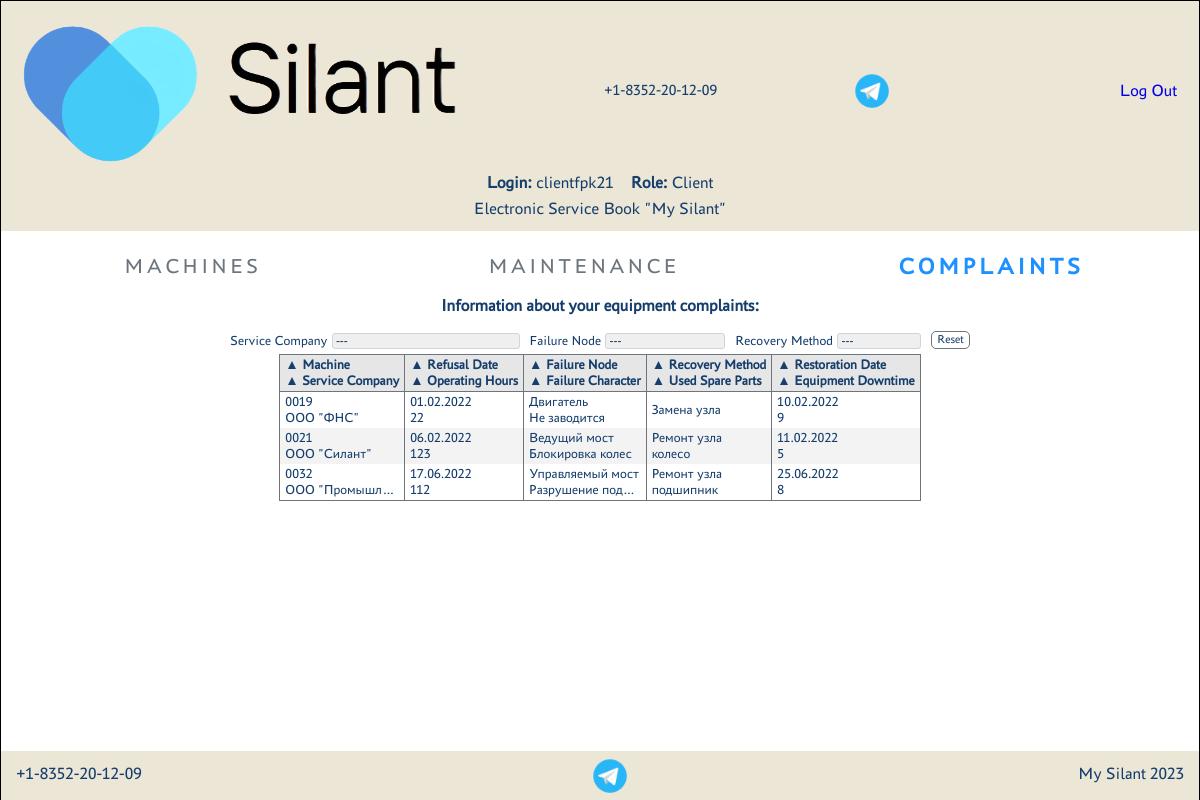
/complaints (signed in), run on the app's committed database.
### services/models.py (models this page shows, shortened)
class Complaints(models.Model):
    car = models.ForeignKey(Car, on_delete=models.CASCADE, verbose_name='Car')
    service_company = models.ForeignKey(Service_company, on_delete=models.CASCADE, verbose_name='Service organization')
    date_of_refusal = models.DateField(verbose_name='Date of refusal')
    operating_time = models.IntegerField(verbose_name='Operating hours m/hour')
    failure_node = models.TextField(verbose_name='Failure node')
    description_failure = models.ForeignKey(Description_failure, on_delete=models.CASCADE, verbose_name='Nature of failure')
    recovery_method = models.ForeignKey(Recovery_method, on_delete=models.CASCADE, verbose_name='Recovery method')
    parts_used = models.TextField(blank=True, verbose_name='Spare parts used')
    date_of_restoration = models.DateField(verbose_name='Restore date')
    equipment_downtime = models.TextField(verbose_name='Equipment downtime')
    class Meta:
        verbose_name = 'Complaints'
        verbose_name_plural = 'Complaints'
        ordering = ['date_of_refusal']

class Car(models.Model):
    factory_number = models.TextField(max_length=17, unique=True, db_index=True, verbose_name='Factory number')
    technique_model = models.ForeignKey(Technique_model, on_delete=models.CASCADE, db_index=True, verbose_name='Vehicle model')
    engine_model = models.ForeignKey(Engine_model, on_delete=models.CASCADE, db_index=True, verbose_name='Engine model')
    engine_number = models.TextField(max_length=17, verbose_name='Engine number')
    transmission_model = models.ForeignKey(Transmission_model, on_delete=models.CASCADE, db_index=True, verbose_name='Transmission model')
    transmission_number = models.TextField(max_length=50, verbose_name='Transmission number')
    drive_axle_model = models.ForeignKey(Drive_axle_model, on_delete=models.CASCADE, db_index=True, verbose_name='Drive axle model')
    drive_axle_number = models.TextField(max_length=50, verbose_name='Drive axle number')
    steerable_axle_model = models.ForeignKey(Steerable_axle_model, on_delete=models.CASCADE, db_index=True, verbose_name='Steering axle model')
    steerable_axle_number = models.TextField(max_length=50, verbose_name='Steering axle number')
    supply_contract = models.TextField(max_length=50, blank=True, verbose_name='Delivery agreement No., date.')
    date_of_shipment_from_the_factory = models.DateField(db_index=True, verbose_name='Дата отгрузки с завода')
    consignee = models.TextField(max_length=50, blank=True, verbose_name='Consignee')
    delivery_address = models.TextField(max_length=300, blank=True, verbose_name='Delivery (operation) address')
    equipment = models.TextField(blank=True, verbose_name='Equipment (additional options)')
    client = models.ForeignKey(CustomUser, on_delete=models.CASCADE, null=True, blank=True, verbose_name='Client')
    service_company = models.ForeignKey(Service_company, null=True, on_delete=models.CASCADE, blank=True, verbose_name='Service organization')
    def __str__(self):
        return f'{self.factory_number}'
    class Meta:
        verbose_name = 'Car'
        verbose_name_plural = 'Cars'
        ordering = ['date_of_shipment_from_the_factory']

class Service_company(models.Model):
    user = models.OneToOneField(CustomUser, on_delete=models.CASCADE, verbose_name='Username')
    name = models.TextField(unique=True, verbose_name='Title')
    description = models.TextField(blank=True, verbose_name='Description')
    def __str__(self):
        return f'{self.name}'
    class Meta:
        verbose_name = 'Service company'
        verbose_name_plural = 'Service companies'

class Description_failure(models.Model):
    name = models.TextField(verbose_name='Title')
    description = models.TextField(blank=True, verbose_name='Description')
    def __str__(self):
        return f'{self.name}'
    class Meta:
        verbose_name = 'Nature of failure'
        verbose_name_plural = 'Nature of failures'

class Recovery_method(models.Model):
    name = models.TextField(verbose_name='Title')
    description = models.TextField(blank=True, verbose_name='Description')
    def __str__(self):
        return f'{self.name}'
    class Meta:
        verbose_name = 'Recovery method'
        verbose_name_plural = 'Recovery methods'

### services/views.py (the view, shortened to what this page needs)
# urls.py: path('complaints', ComplaintsList.as_view(), name='complaints'),
class ComplaintsList(PermissionRequiredMixin, ListView):
    permission_required = 'services.view_complaints'
    model = Complaints
    template_name = 'complaints.html'
    context_object_name = 'complaints'
    def get_context_data(self, *args, **kwargs):
        context = super().get_context_data(*args, **kwargs)
        if self.request.GET.get('clear'):
            self.request.session.pop('order_by3', None)
            self.request.session.pop('fn', None) #Failure node
            self.request.session.pop('rm', None) #Recovery method
            self.request.session.pop('sc3', None) #service company
        if self.request.GET.get('order_by'): self.request.session['order_by3'] = self.request.GET.get('order_by')
        if not 'order_by3' in self.request.session: self.request.session['order_by3'] = 'date_of_refusal'
        order_by = self.request.session['order_by3']
        if order_by in ['recovery_method', 'service_company']: order_by = order_by + "__name"
        if self.request.GET.get('fn'): self.request.session['fn'] = self.request.GET.get('fn')
        context['fn'] = self.request.session['fn'] if "fn" in self.request.session else '---'
        if self.request.GET.get('rm'): self.request.session['rm'] = self.request.GET.get('rm')
        context['rm'] = self.request.session['rm'] if "rm" in self.request.session else '---'
        if self.request.GET.get('sc'): self.request.session['sc3'] = self.request.GET.get('sc')
        context['sc'] = self.request.session['sc3'] if "sc3" in self.request.session else '---'
        qs = qs_filter = Complaints.objects.all()
        if "fn" in self.request.session:
            qs = qs.filter(failure_node=self.request.session['fn'])
        if "rm" in self.request.session:
            filter = Recovery_method.objects.get(name=self.request.session['rm'])
            qs = qs.filter(recovery_method=filter)
        if "sc3" in self.request.session:
            filter = Service_company.objects.get(name=self.request.session['sc3']).id
            qs = qs.filter(service_company=filter)
        if self.request.user.groups.filter(name='admin').exists() or self.request.user.groups.filter(name='manager').exists():
            context['failure_node'] = set(qs_filter.values_list('failure_node', flat=True))
            context['recovery_method'] = set(qs_filter.values_list('recovery_method__name', flat=True))
            context['service_company'] = set(qs_filter.values_list('service_company__name', flat=True))
            context['complaints'] = qs.order_by(order_by)
        elif self.request.user.groups.filter(name='client').exists():
            context['failure_node'] = set(qs_filter.filter(car__client=self.request.user).values_list('failure_node', flat=True))
            context['recovery_method'] = set(qs_filter.filter(car__client=self.request.user).values_list('recovery_method__name', flat=True))
            context['service_company'] = set(qs_filter.filter(car__client=self.request.user).values_list('service_company__name', flat=True))
            context['complaints'] = qs.filter(car__client=self.request.user.id).order_by(order_by)
        else:
            context['complaints'] = []
        return context

### services/templatetags/auth_extras.py (called while the page is built)
@register.filter(name='has_group')
def has_group(user, group_name):
    group = Group.objects.get(name=group_name)
    return True if group in user.groups.all() else False

### services/templates/complaints.html (shortened to what this page needs)
{% extends 'default.html' %}
{% load auth_extras %}
{% block content %}
    <div class="div_full_horizontal_content_space_around">
        <a class="button_menu " href="{% url 'info' %}" role="button">Machines</a>
        <a class="button_menu" href="{% url 'maintenance' %}" role="button">Maintenance</a>
        <a class="button_menu active" href="{% url 'complaints' %}" role="button">Complaints</a>
    </div>
    {% if complaints %}
        <h4 class="center">Information about your equipment complaints:</h4>
    {% endif %}
    <div class="left-right-wrap">
        <div class="div_item_filter">
            <span class="select_name">Service Company</span>
            <select class="select_filter" onchange="window.location.assign('?sc=' + this.value);">
                <option value="{{ sc }}">&nbsp;{{ sc }}&nbsp;</option>
            </select>
        </div>
        <div class="div_item_filter">
            <span class="select_name">Failure Node</span>
            <select class="select_filter" onchange="window.location.assign('?fn=' + this value);">
                <option value="{{ fn }}">&nbsp;{{ fn }}&nbsp;</option>
            </select>
        </div>
        <div class="div_item_filter">
            <span class="select_name">Recovery Method</span>
            <select class="select_filter" onchange="window.location.assign('?rm=' + this.value);">
                <option value="{{ rm }}">&nbsp;{{ rm }}&nbsp;</option>
            </select>
        </div>
        <div class="div_item_filter">
            <a title="Clear Filters" class="button_reset" href="?clear=clear" role="button">Reset</a>
        </div>
    </div>
    {% if complaints %}
        <table class="small_font">
        <tr>
            <th><a title="Sort" href="?order_by=car">&#9650; </a>Machine<br>
                <a title="Sort" href="?order_by=service_company">&#9650; </a>Service Company</th>
            <th><a title="Sort" href="?order_by=date_of_refusal">&#9650; </a>Refusal Date<br>
                <a title="Sort" href="?order_by=operating_time">&#9650; </a>Operating Hours</th>
            <th><a title="Sort" href="?order_by=failure_node">&#9650; </a>Failure Node<br>
                <a title="Sort" href="?order_by=description_failure">&#9650; </a>Failure Character</th>
            <th><a title="Sort" href="?order_by=recovery_method">&#9650; </a>Recovery Method<br>
                <a title="Sort" href="?order_by=parts_used">&#9650; </a>Used Spare Parts</th>
            <th><a title="Sort" href="?order_by=date_of_restoration">&#9650; </a>Restoration Date<br>
                <a title="Sort" href="?order_by=equipment_downtime">&#9650; </a>Equipment Downtime</th>
        </tr>
        {% for complaint in complaints %}
            <tr onclick="window.location.href='/complaints/{{ complaint.id }}'; return false" class="table_tr">
                <td class="td_slim">{{ complaint.car }}<br>
                    {{ complaint.service_company }}</td>
                <td class="td_slim">{{ complaint.date_of_refusal|date:"d.m.Y" }}<br>
                    {{ complaint.operating_time }}</td>
                <td class="td_slim">{{ complaint.failure_node }}<br>
                    {{ complaint.description_failure }}</td>
                <td class="td_slim">{{ complaint.recovery_method }}<br>
                    {{ complaint.parts_used }}</td>
                <td class="td_slim">{{ complaint.date_of_restoration|date:"d.m.Y" }}<br>
                    {{ complaint.equipment_downtime }}</td>
            </tr>
        {% endfor %}
        </table>
    {% endif %}
{% endblock content %}

### services/templates/fragments/username_group.html
{% load auth_extras %}
{% if user.is_authenticated %}
    <div class="center">
        <div><b>Login:</b> {{ user.username }}&emsp;</div>
        <div>
            <b>Role:</b>
            {% if request.user|has_group:"client" %}
                Client
            {% elif request.user|has_group:"service" %}
                Service Company
            {% elif request.user|has_group:"manager" %}
                Manager
            {% elif request.user|has_group:"admin" %}
                Administrator
            {% endif %}
        </div>
    </div>
{% else %}
        <div class="center"><p>You are not authenticated</p></div>
{% endif %}

### static/css/style.css (style rules this page uses)
:root { --silant_black: #163E6C; --silant_red: #D20A11; --silant_beige: #EBE6D6; --silant_grey: #6c757d; --silant_light_grey: #e6e6e6; --silant_cell_grey: #f3f3f3; }
* { margin: 0; padding: 0; }
html { font-family: "PT-Astra-Sans_Regular"; line-height: 1.5; -webkit-text-size-adjust: 100%; -ms-text-size-adjust: 100%; -moz-text-size-adjust: 100%; -ms-overflow-style: scrollbar; -webkit-tap-highlight-color: rgba(0, 0, 0, 0); }
body { height: 100%; font-weight: 400; line-height: 1.5; color: var(--silant_black); }
h1, h2, h3, h4, h5, h6 { margin-top: 0; margin-bottom: 0.5rem; }
a { text-decoration: none !important; }
select { color: var(--silant_black); border: 1px solid #ced4da; border-radius: 0.25rem; }
.select_name { font-size: 0.8em; }
.select_filter { -webkit-appearance: none; appearance: none; padding: 0 5px 0 0; font-size: 0.7em; border-radius: 3px; }
.div_item_filter { width: fit-content; margin: auto 5px; }
.button_reset { border: 1px solid var(--silant_grey); text-decoration: none; border-radius: 5px; color: var(--silant_black); background: transparent; font-size: 0.7em; cursor: pointer; padding: 0 5px 2px 5px; }
table { border-bottom: 1px solid var(--silant_grey); border-top: 1px solid var(--silant_grey); border-collapse: collapse; text-align: left; border-spacing: 0; display: block; overflow-x: auto; max-width: fit-content; margin: auto; }
th { border-bottom: 1px solid var(--silant_grey); background-color: var(--silant_light_grey); padding: 2px 2px; white-space: nowrap; }
table a { text-decoration: none; color: var(--silant_black); }
th,td { padding: 2px 5px; border-right: 1px solid var(--silant_grey); border-left: 1px solid var(--silant_grey); }
.td_slim { max-width: 100px; overflow: hidden; text-overflow: ellipsis; white-space: nowrap; cursor: pointer; }
tr:nth-child(odd) { background: var(--silant_cell_grey); }
.small_font { font-size: 0.8em; }
.center { display: -webkit-flex; display: flex; justify-content: center; text-align: center; }
.left-right-wrap { display: -webkit-flex; display: flex; -webkit-flex-wrap: wrap; flex-wrap: wrap; justify-content: center; margin: 2px 0; }
.button_menu { color: var(--silant_grey); font-weight: 400; display: inline-block; text-decoration: none; text-transform: uppercase; letter-spacing: .2rem; border: none; padding: 10px 15px; border-radius: 9px; transition: 0.2s; }
.button_menu.active { color: #1e90ff; font-weight: 600; transform: scale(1.1); }
.div_full_horizontal_content_space_around { display: -webkit-flex; display: flex; justify-content: space-around; align-items: center; }

### static/css/mobile.css (style rules this page uses)
html { font-size: 15px; }

### static/css/760.css (style rules this page uses)
html { font-size: 17px; }
.button_menu { font-size: 21px; }

### static/css/360.css (style rules this page uses)
html { font-size: 15px; }
.button_menu { font-size: 16px; }

### static/css/1366.css (style rules this page uses)
html { font-size: 18px; }
.button_menu { font-size: 22px; }

### static/css/1536.css (style rules this page uses)
html { font-size: 19px; }
.button_menu { font-size: 23px; }

### data on the page
Complaints: car "0019", service_company "ООО \"ФНС\"", date_of_refusal "01.02.2022", operating_time "22", failure_node "Двигатель", description_failure "Не заводится", recovery_method "Замена узла", date_of_restoration "10.02.2022", equipment_downtime "9"
Complaints: car "0021", service_company "ООО \"Силант\"", date_of_refusal "06.02.2022", operating_time "123", failure_node "Ведущий мост", description_failure "Блокировка колес", recovery_method "Ремонт узла", parts_used "колесо", date_of_restoration "11.02.2022", equipment_downtime "5"
Complaints: car "0032", service_company "ООО \"Промышл…", date_of_refusal "17.06.2022", operating_time "112", failure_node "Управляемый мо…", description_failure "Разрушение под…", recovery_method "Ремонт узла", parts_used "подшипник", date_of_restoration "25.06.2022", equipment_downtime "8"

### other printed values
{{ user.username }} "clientfpk21"
